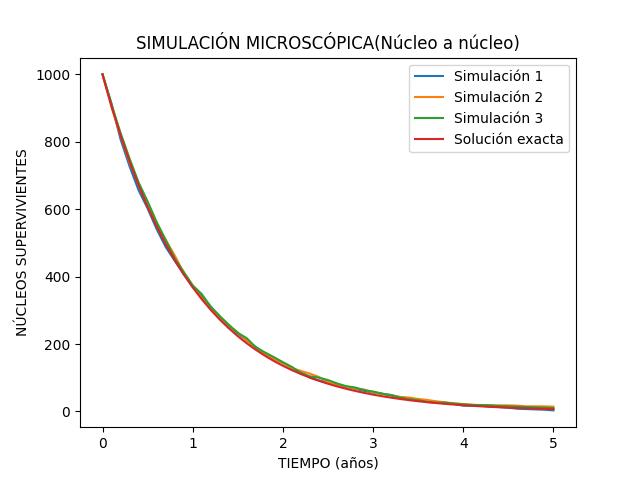

The script that saved this image:
import matplotlib.pyplot as plt
import numpy as np
import time


#### CONSTANTES FÍSICAS 
## Vamos a trabajar en años
#T12 = 5730.0
#Lambda = np.log(2)/T12

Lambda = 1 

n0 = 10**3 #número de núcleos a tiempo 0

t = 5 #tiempo que vamos a simular
dt = 0.1  #intervalo de tiempo
u = int(t/dt) #número de intervalos

N=n0 #número de núcleos supervivientes
D = 0 #número de núcleos desintegrados

p= 1- np.exp(-Lambda*dt)

##Listas de resultados
tiempos = []
supervivientes = []

inicio = time.perf_counter()
## SIMULACION MICROSCÓPICA (núcleo a núcleo)
def simulacion():
    tiempos = []
    supervivientes = []
    
    N = n0
    interacciones = 0
    
    for j in range(u + 1):
        tiempos.append(j*dt)
        supervivientes.append(N)
        
        D = 0
        for i in range(N):
            interacciones += 1
            
            if np.random.random() < p:
                D += 1
                
        N -= D
    
    return tiempos, supervivientes, interacciones

# Ejecutar 3 simulaciones
tiempos, N1, interacciones1 = simulacion()
_, N2, interacciones2 = simulacion()
_, N3, interacciones3 = simulacion()

fin = time.perf_counter()

# Guardar todo junto
datos = np.column_stack((tiempos, N1, N2, N3))
np.savetxt("simulaciones/microscopic.txt", datos)



tiempos = np.array(tiempos) #para graficar la solución exacta

# Graficar
plt.title("SIMULACIÓN MICROSCÓPICA(Núcleo a núcleo)")
plt.plot(tiempos, N1, label="Simulación 1")
plt.plot(tiempos, N2, label="Simulación 2")
plt.plot(tiempos, N3, label="Simulación 3")
plt.plot(tiempos, n0*np.exp(-Lambda*tiempos), label="Solución exacta")
plt.xlabel("TIEMPO (años)")
plt.ylabel("NÚCLEOS SUPERVIVIENTES")
plt.legend()
plt.savefig("simulaciones/microscopic.png")
plt.show()


print("Tiempo de ejecución:", fin - inicio , "segundos")
print("Número de interacciones:", interacciones1 + interacciones2 + interacciones3)
